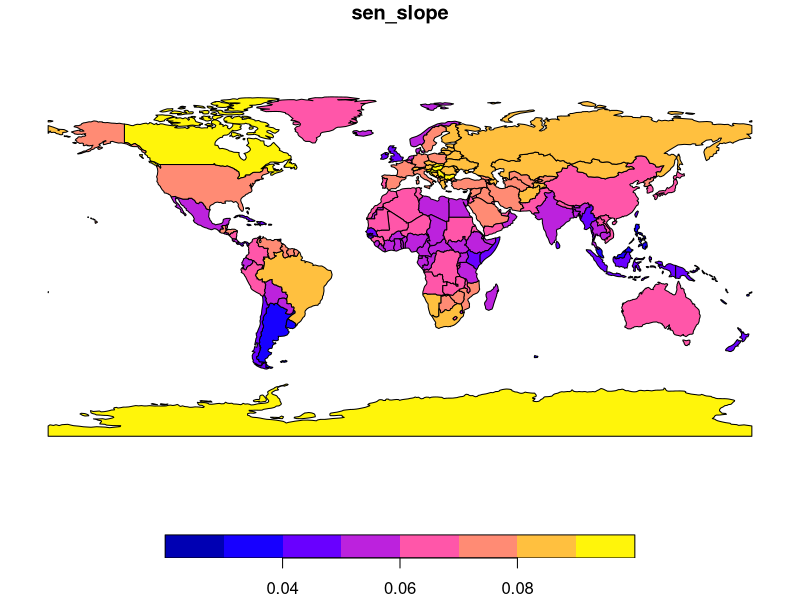
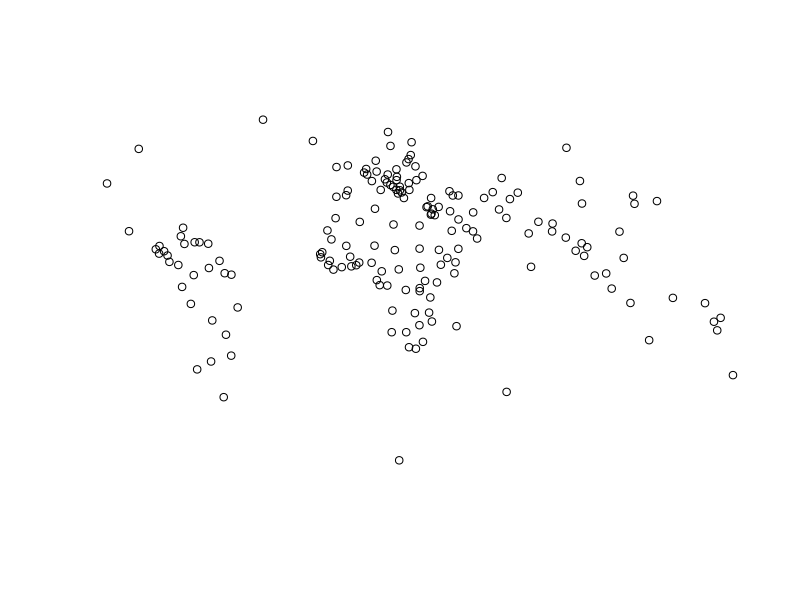
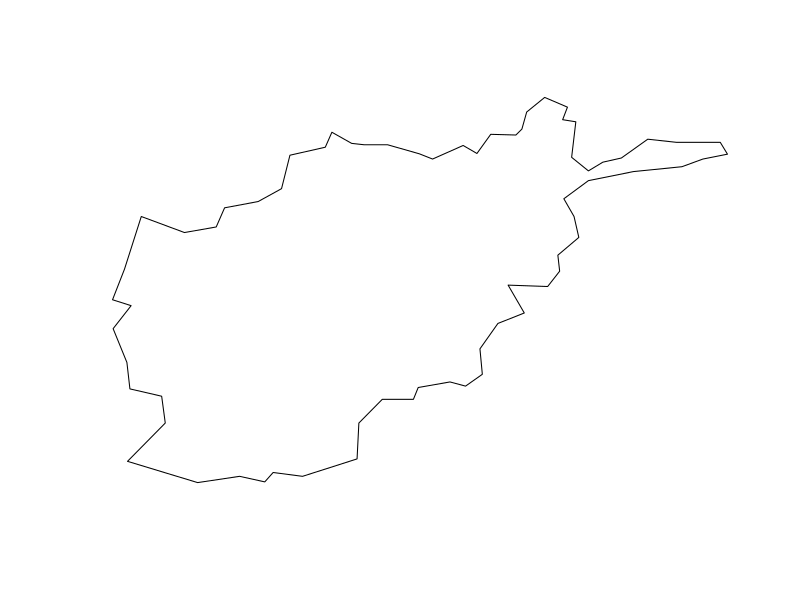
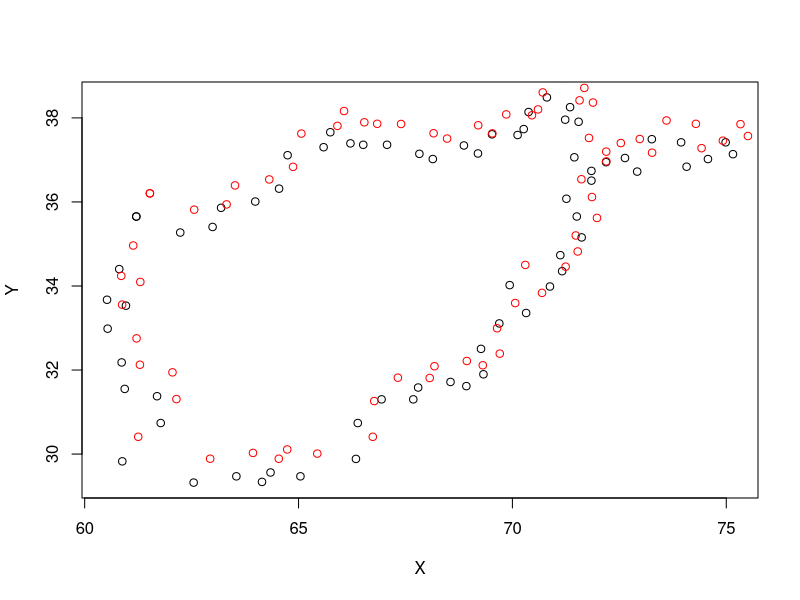

Write the R code that produced these figures, in order.
## ---- chunk 1
knitr::opts_chunk$set(echo = TRUE)
library(sf)
## ---- chunk 2
x <- st_read("data/sen_slope.json")
weight <- "sen_slope"
value <- x[[weight]]
plot(x[weight])
## ---- chunk 3
print(value)
valueTotal <- sum(value, na.rm = TRUE)
print(valueTotal)
meanSizeError <- 100
x.iter <- x
## ---- chunk 4
z <- 1
x.iter_geom <- sf::st_geometry(x.iter)
centroids_sf <- sf::st_centroid(x.iter_geom)
st_crs(centroids_sf) <- sf::st_crs(NULL)
centroids <- do.call(rbind, centroids_sf)
plot(centroids_sf)
## ---- chunk 5
area <- as.numeric(sf::st_area(x.iter))
areaTotal <- as.numeric(sum(area))
area[area < 0] <- 0
print(areaTotal)
## ---- chunk 6
desired <- areaTotal * value / valueTotal
desired[desired == 0] <- 0.01 # set minimum size to prevent inf values size Error
radius <- sqrt(area / pi)
mass <- sqrt(desired / pi) - sqrt(area / pi)
## ---- chunk 7
sizeError <- apply(cbind(area, desired), 1, max) / apply(cbind(area, desired), 1, min)
meanSizeError <- mean(sizeError, na.rm = TRUE)
forceReductionFactor <- 1 / (1 + meanSizeError)
message(paste0("Mean size error for iteration ", z , ": ", meanSizeError))
## ---- chunk 8
pts <- sf::st_coordinates(x.iter_geom[[1]])
plot(x.iter_geom[1])
idx <- unique(pts[, colnames(pts) %in% c("L1", "L2", "L3")])
newpts <- pts[pts[, "L1"] == idx[1, "L1"] & pts[, "L2"] == idx[1, "L2"], c("X", "Y")]
distances <- apply(centroids, 1, function(pt) {
  ptm <- matrix(pt, nrow=nrow(newpts), ncol=2, byrow=T)
  sqrt(rowSums((newpts - ptm)^2))
})
print(dim(distances))
## ---- chunk 9
for (j in  seq_len(nrow(centroids))) {
  distance <- distances[, j]
      
  # calculate force vector
  Fij <- mass[j] * radius[j] / distance
  Fbij <- mass[j] * (distance / radius[j]) ^ 2 * (4 - 3 * (distance / radius[j]))
  Fij[distance <= radius[j]] <- Fbij[distance <= radius[j]]
  Fij <- Fij * forceReductionFactor*100 / distance
      
  # calculate new border coordinates
  newpts_01 <- newpts + cbind(X1 = Fij, X2 = Fij) * (newpts - centroids[rep(j, nrow(newpts)), ])
}
plot(newpts)
points(newpts_01, col = "red")
